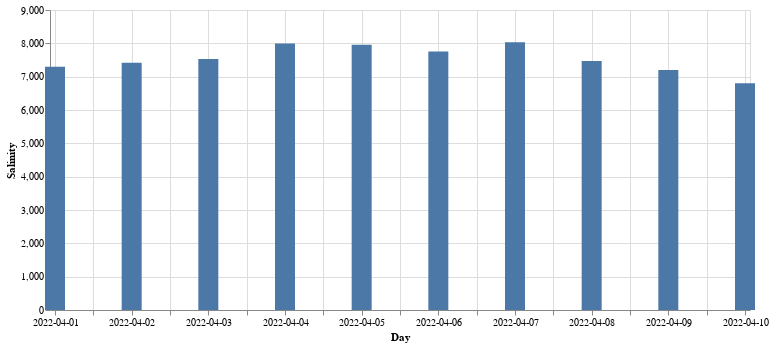

Source (notebook cell):
### Code cell
alt.Chart(source).mark_bar(size=20).encode(
    # x='year_month:T',
    x=alt.X('Day:T',axis=alt.Axis(format='%Y-%m-%d', title='Day')),
    y='Salinity:Q'
    #tooltip=[alt.Tooltip('Day:T', title='Date', format='%Y-%m-%d'), 'Salinity']
).properties(
    width=700
)

### Figure 1 — Vega-Lite specification as saved in the notebook (floating-point values rounded to 4 significant figures)
{"config": {"view": {"continuousWidth": 300, "continuousHeight": 300}}, "data": {"name": "data-8818aa164744b3b04fcc6a9fe4a56d66"}, "mark": {"type": "bar", "size": 20}, "encoding": {"x": {"axis": {"format": "%Y-%m-%d", "title": "Day"}, "field": "Day", "type": "temporal"}, "y": {"field": "Salinity", "type": "quantitative"}}, "width": 700, "$schema": "https://vega.github.io/schema/vega-lite/v5.20.1.json", "datasets": {"data-8818aa164744b3b04fcc6a9fe4a56d66": [{"Day": "2022-04-01", "Salinity": 7297.0}, {"Day": "2022-04-02", "Salinity": 7420.0}, {"Day": "2022-04-03", "Salinity": 7534.0}, {"Day": "2022-04-04", "Salinity": 7996.0}, {"Day": "2022-04-05", "Salinity": 7958.0}, {"Day": "2022-04-06", "Salinity": 7754.0}, {"Day": "2022-04-07", "Salinity": 8035.0}, {"Day": "2022-04-08", "Salinity": 7467.0}, {"Day": "2022-04-09", "Salinity": 7202.0}, {"Day": "2022-04-10", "Salinity": 6805.0}]}}
